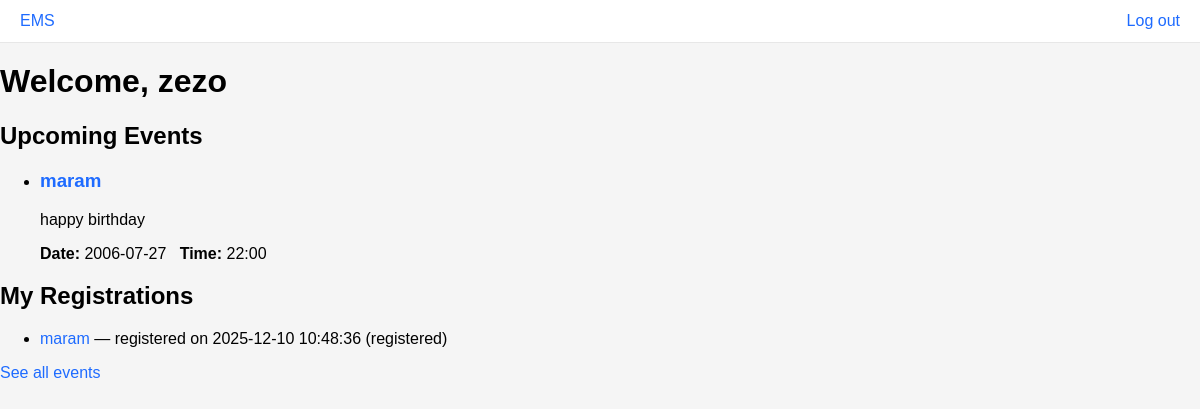
Before: /dashboard (signed in) with the older database file.
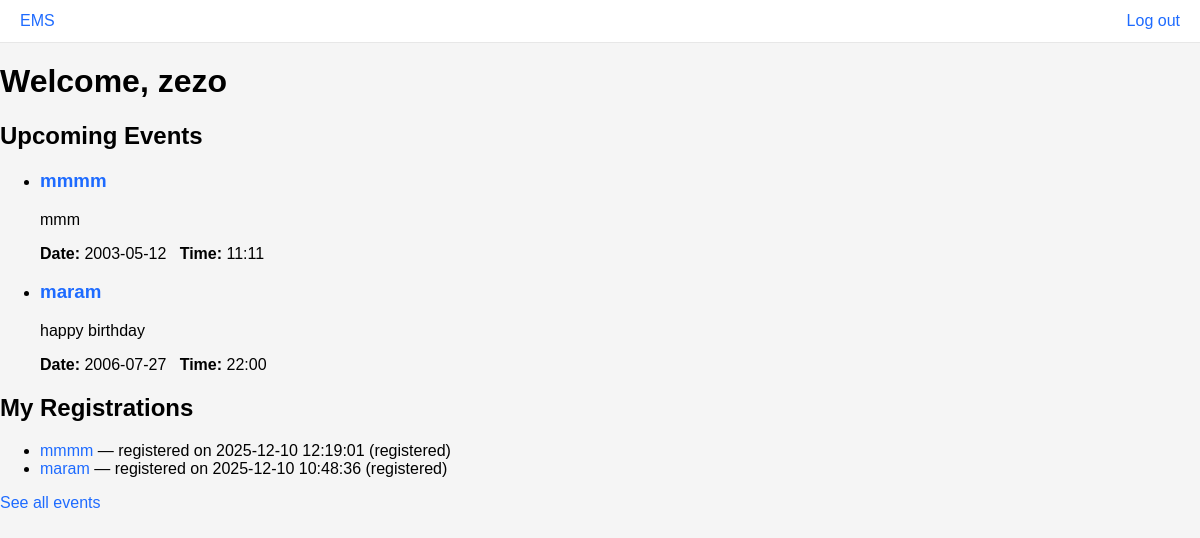
After: the same page with the newer database file.
### tables this page shows
CREATE TABLE users (
  id INTEGER PRIMARY KEY AUTOINCREMENT,
  name TEXT NOT NULL,
  email TEXT NOT NULL UNIQUE,
  password_hash TEXT NOT NULL,
  role TEXT NOT NULL DEFAULT 'student',
  created_at DATETIME DEFAULT CURRENT_TIMESTAMP
);

CREATE TABLE events (
  id INTEGER PRIMARY KEY AUTOINCREMENT,
  title TEXT NOT NULL,
  description TEXT,
  location TEXT,
  date TEXT,
  time TEXT,
  status TEXT DEFAULT 'pending',
  organizer_id INTEGER,
  created_at DATETIME DEFAULT CURRENT_TIMESTAMP,
  FOREIGN KEY (organizer_id) REFERENCES users(id) ON DELETE SET NULL
);

CREATE TABLE registrations (
  id INTEGER PRIMARY KEY AUTOINCREMENT,
  student_id INTEGER NOT NULL,
  event_id INTEGER NOT NULL,
  status TEXT DEFAULT 'registered',
  registration_date DATETIME DEFAULT CURRENT_TIMESTAMP,
  UNIQUE(student_id, event_id),
  FOREIGN KEY (student_id) REFERENCES users(id) ON DELETE CASCADE,
  FOREIGN KEY (event_id) REFERENCES events(id) ON DELETE CASCADE
);

### src/controllers/main.py (the view)
@bp.route('/dashboard')
def dashboard():
	if not getattr(g, 'user', None):
		return redirect(url_for('auth.login'))
	user = g.user
	events = get_all_events(status='approved') or []
	my_events = []
	if user and user.get('role') == 'organizer':
		my_events = get_events_by_organizer(user.get('id')) or []
	my_registrations = []
	if user:
		try:
			my_registrations = get_user_registrations(user.get('id')) or []
		except Exception:
			my_registrations = []
	return render_template(
		'dashboard.html', user=user, events=events, my_events=my_events, registrations=my_registrations
	)

### src/controllers/auth_controller.py (called while the page is built)
@bp.before_app_request
def load_logged_in_user():
    user_id = session.get('user_id')
    if user_id is None:
        g.user = None
    else:
        g.user = get_user_by_id(user_id)

### src/repositories/event_repo.py (called while the page is built)
def get_all_events(status=None):
    db = get_db()
    cur = db.cursor()
    if status:
        cur.execute(
            "SELECT id, title, description, location, date, time, status, organizer_id, created_at FROM events WHERE status = ? ORDER BY date ASC",
            (status,),
        )
    else:
        cur.execute(
            "SELECT id, title, description, location, date, time, status, organizer_id, created_at FROM events ORDER BY date ASC"
        )
    rows = cur.fetchall()
    return [dict(r) for r in rows]

### src/repositories/registration_repo.py (called while the page is built)
def get_user_registrations(student_id):
    db = get_db()
    cur = db.cursor()
    cur.execute(
        "SELECT r.id, r.student_id, r.event_id, r.status, r.registration_date, e.title, e.date FROM registrations r JOIN events e ON r.event_id = e.id WHERE r.student_id = ? ORDER BY r.registration_date DESC",
        (student_id,),
    )
    rows = cur.fetchall()
    return [dict(r) for r in rows]

### src/repositories/user_repo.py (called while the page is built)
def get_user_by_id(user_id):
    db = get_db()
    cur = db.cursor()
    cur.execute("SELECT id, name, email, role FROM users WHERE id = ?", (user_id,))
    row = cur.fetchone()
    return dict(row) if row else None

### src/utils/db.py (called while the page is built)
def get_db():
    db = getattr(g, '_database', None)
    if db is None:
        db = g._database = sqlite3.connect(DB_PATH)
        db.row_factory = sqlite3.Row
    return db

    @app.teardown_appcontext
    def _close_db(exception):
        db = getattr(g, '_database', None)
        if db is not None:
            db.close()

### templates/dashboard.html (shortened to what this page needs)
{% extends "base.html" %}
{% block content %}
<div class="container">
	<h1>Welcome, {{ user.name if user else 'Guest' }}</h1>
	<section>
		<h2>Upcoming Events</h2>
		{% if events and events|length > 0 %}
			<ul class="event-list">
				{% for e in events %}
					<li>
						<h3><a href="{{ url_for('events.event_detail', event_id=e.id) }}">{{ e.title }}</a></h3>
						<p>{{ e.description[:150] }}{% if e.description|length > 150 %}...{% endif %}</p>
						<p><strong>Date:</strong> {{ e.date }} &nbsp; <strong>Time:</strong> {{ e.time }}</p>
					</li>
				{% endfor %}
			</ul>
		{% else %}
			<p>No upcoming events.</p>
		{% endif %}
	</section>
	{% if session.get('role') == 'student' and registrations and registrations|length > 0 %}
		<section>
			<h2>My Registrations</h2>
			<ul>
				{% for r in registrations %}
					<li>
						<a href="{{ url_for('events.event_detail', event_id=r.event_id) }}">{{ r.title or 'Event' }}</a>
						— registered on {{ r.registration_date }} ({{ r.status }})
					</li>
				{% endfor %}
			</ul>
		</section>
	{% endif %}
	<p>
		<a href="{{ url_for('events.events_list') }}">See all events</a>
	</p>
</div>
{% endblock %}

### templates/base.html (shortened to what this page needs)
<!doctype html>
<html>
<head>
  <link rel="stylesheet" href="{{ url_for('static', filename='css/style.css') }}">
</head>
<body>
  <header class="topbar">
    <div class="container">
      {% if session.get('user_id') %}
        <a href="/dashboard">EMS</a>
      {% else %}
        <a href="{{ url_for('auth.login') }}">EMS</a>
      {% endif %}
      {% if session.get('user_id') %}
        <span class="right"><a href="{{ url_for('auth.logout') }}">Log out</a></span>
      {% endif %}
    </div>
  </header>
  <main>
    {% block content %}{% endblock %}
  </main>
</body>
</html>

### static/css/style.css (style rules this page uses)
:root { --card-bg: #070707; --input-bg: #ffffff; --primary: #1e6bff; --muted: #999; }
body { margin:0; font-family: Arial, sans-serif; background: #f5f5f5; min-height:100vh; }
.topbar { background:#fff; padding:12px 20px; box-shadow:0 1px 0 rgba(0,0,0,0.06); }
.topbar .container { display:flex; justify-content:space-between; align-items:center; }
a { color:var(--primary); text-decoration:none; }

Changed rows visible on the page:
added events: title "mmmm", description "mmm", date "2003-05-12", time "11:11"
added registrations: title "mmmm", registration_date "2025-12-10 12:19:01", status "registered"
